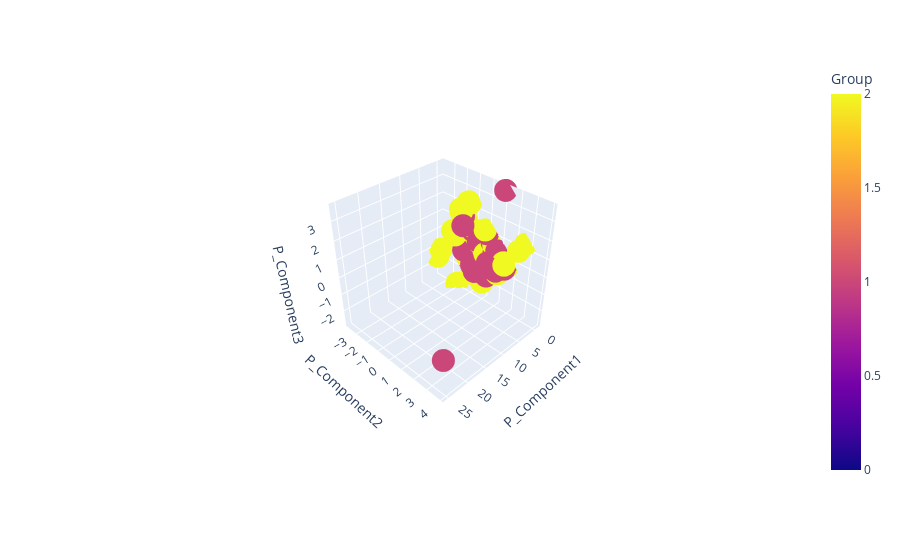

Notebook cell for this chart:
### Code cell
# Visualizing Results
# 3D-Scatter with Clusters

Scatter_Plot = px.scatter_3d(Final_Crypto_df,
                            x="P_Component1",
                            y="P_Component2",
                            z="P_Component3",
                            color="Group",
                            hover_name= "CoinName")

Scatter_Plot.show()

### Figure 1 — Plotly figure (JSON) as saved in the notebook; plotly's stock layout.template omitted (floating-point values rounded to 4 significant figures; data arrays with more than 128 entries replaced by an {"elided": "..."} marker saying what was removed)
{"data": [{"hovertemplate": "<b>%{hovertext}</b><br><br>P_Component1=%{x}<br>P_Component2=%{y}<br>P_Component3=%{z}<br>Group=%{marker.color}<extra></extra>", "hovertext": {"elided": "533 str values"}, "legendgroup": "", "marker": {"color": {"elided": "533 int values"}, "coloraxis": "coloraxis", "symbol": "circle"}, "mode": "markers", "name": "", "scene": "scene", "showlegend": false, "type": "scatter3d", "x": {"elided": "533 float values"}, "y": {"elided": "533 float values"}, "z": {"elided": "533 float values"}}], "layout": {"autosize": true, "coloraxis": {"colorbar": {"title": {"text": "Group"}}, "colorscale": [[0, "#0d0887"], [0.1111, "#46039f"], [0.2222, "#7201a8"], [0.3333, "#9c179e"], [0.4444, "#bd3786"], [0.5556, "#d8576b"], [0.6667, "#ed7953"], [0.7778, "#fb9f3a"], [0.8889, "#fdca26"], [1, "#f0f921"]]}, "legend": {"tracegroupgap": 0}, "margin": {"t": 60}, "scene": {"aspectmode": "auto", "aspectratio": {"x": 1, "y": 1, "z": 1}, "camera": {"center": {"x": 0, "y": 0, "z": 0}, "eye": {"x": 1.974, "y": 1.974, "z": 1.974}, "projection": {"type": "perspective"}, "up": {"x": 0, "y": 0, "z": 1}}, "domain": {"x": [0, 1], "y": [0, 1]}, "xaxis": {"title": {"text": "P_Component1"}, "type": "linear"}, "yaxis": {"title": {"text": "P_Component2"}, "type": "linear"}, "zaxis": {"title": {"text": "P_Component3"}, "type": "linear"}}}}
